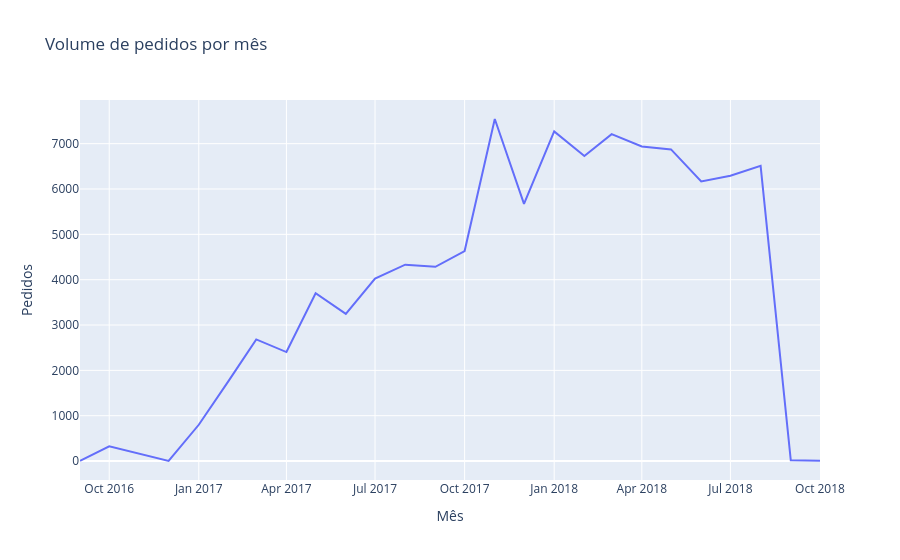

This figure's notebook cell:
### Code cell
df1 = pd.read_sql("""
    SELECT 
        strftime('%Y-%m', order_purchase_timestamp) AS mes,
        COUNT(*) AS total_pedidos
    FROM pedidos
    WHERE order_purchase_timestamp IS NOT NULL
    GROUP BY mes
    ORDER BY mes
""", conn)

fig = px.line(df1, x="mes", y="total_pedidos", 
              title="Volume de pedidos por mês",
              labels={"mes": "Mês", "total_pedidos": "Pedidos"})
fig.show()

### Figure 1 — Plotly figure (JSON) as saved in the notebook; plotly's stock layout.template omitted (floating-point values rounded to 4 significant figures)
{"data": [{"hovertemplate": "Mês=%{x}<br>Pedidos=%{y}<extra></extra>", "legendgroup": "", "line": {"color": "#636efa", "dash": "solid"}, "marker": {"symbol": "circle"}, "mode": "lines", "name": "", "orientation": "v", "showlegend": false, "type": "scatter", "x": ["2016-09", "2016-10", "2016-12", "2017-01", "2017-02", "2017-03", "2017-04", "2017-05", "2017-06", "2017-07", "2017-08", "2017-09", "2017-10", "2017-11", "2017-12", "2018-01", "2018-02", "2018-03", "2018-04", "2018-05", "2018-06", "2018-07", "2018-08", "2018-09", "2018-10"], "xaxis": "x", "y": [4, 324, 1, 800, 1780, 2682, 2404, 3700, 3245, 4026, 4331, 4285, 4631, 7544, 5673, 7269, 6728, 7211, 6939, 6873, 6167, 6292, 6512, 16, 4], "yaxis": "y"}], "layout": {"legend": {"tracegroupgap": 0}, "title": {"text": "Volume de pedidos por mês"}, "xaxis": {"anchor": "y", "domain": [0, 1], "title": {"text": "Mês"}}, "yaxis": {"anchor": "x", "domain": [0, 1], "title": {"text": "Pedidos"}}}}
